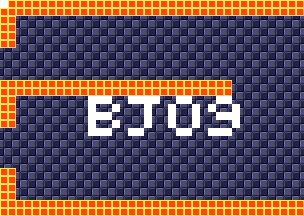

The image is a tile-based game level rendered from a .tmx file. Its description and source (layers, tilesets, objects; grid data summarised) follow:
An orthogonal 38x27 tile map with 8x8 px tiles, 4 tile layers (background, foreground, room numbers, Objects), 15 tilesets.

<map version="1.5" tiledversion="1.7.1" orientation="orthogonal" renderorder="right-down" width="38" height="27" tilewidth="8" tileheight="8" infinite="0" nextlayerid="11" nextobjectid="1">
 <tileset firstgid="1" source="tilesheets/tsKarniMata.tsx" />
 <tileset firstgid="1025" source="tilesheets/tsVoodooWasp.tsx" />
 <tileset firstgid="2049" source="tilesheets/tsBurial.tsx" />
 <tileset firstgid="3073" source="tilesheets/tsBlueTemple.tsx" />
 <tileset firstgid="4097" source="tilesheets/tsGoddess.tsx" />
 <tileset firstgid="5121" source="tilesheets/tsKonark.tsx" />
 <tileset firstgid="6145" name="sEnemies" tilewidth="8" tileheight="8" tilecount="1024" columns="32">
  <image source="../grapx/tilesheets/sObjects.bmp" trans="ff94ff" width="256" height="256" />
 </tileset>
 <tileset firstgid="7169" source="tilesheets/tsIceTemple.tsx" />
 <tileset firstgid="8193" source="tilesheets/tsLavaArea.tsx" />
 <tileset firstgid="9217" source="tilesheets/tsBossArea.tsx" />
 <tileset firstgid="10241" source="tilesheets/tsPegu.tsx" />
 <tileset firstgid="11265" source="tilesheets/sTiwanakuTemple.tsx" />
 <tileset firstgid="12289" source="tilesheets/sIndraTemple.tsx" />
 <tileset firstgid="13313" source="tilesheets/sTeleport.tsx" />
 <tileset firstgid="14337" source="tilesheets/sObjects.tsx" />
 <layer id="2" name="background" width="38" height="27">
  <data>[1026 cells, 1026 non-empty, 2 distinct tile ids]</data>
 </layer>
 <layer id="1" name="foreground" width="38" height="27">
  <data>[1026 cells, 234 non-empty, 1 distinct tile ids]</data>
 </layer>
 <layer id="7" name="room numbers" width="38" height="27">
  <data>[1026 cells, 44 non-empty, 1 distinct tile ids]</data>
 </layer>
 <layer id="10" name="Objects" width="38" height="27">
  <data>[1026 cells, 0 non-empty, 0 distinct tile ids]</data>
 </layer>
</map>
